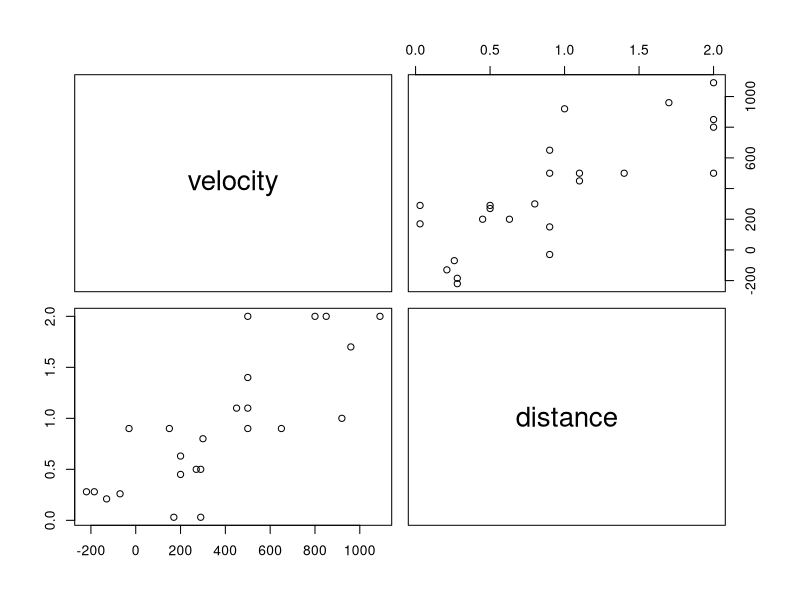
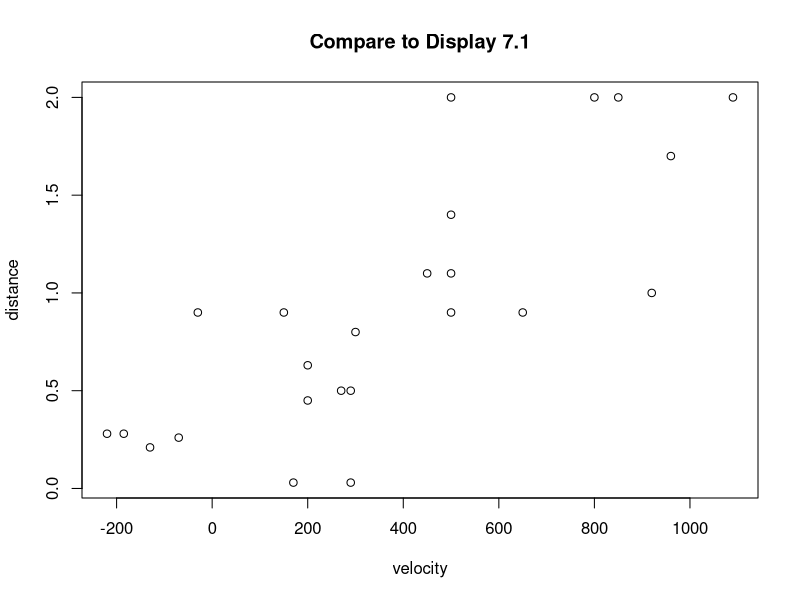
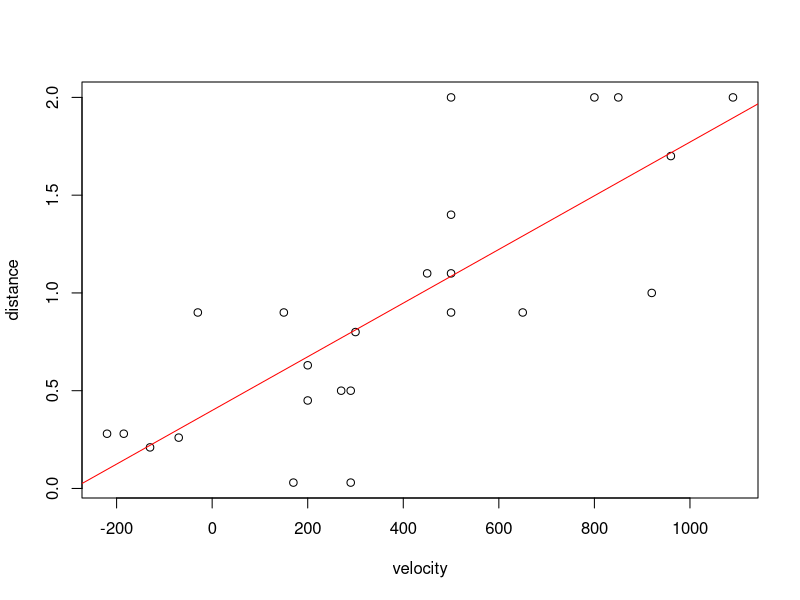
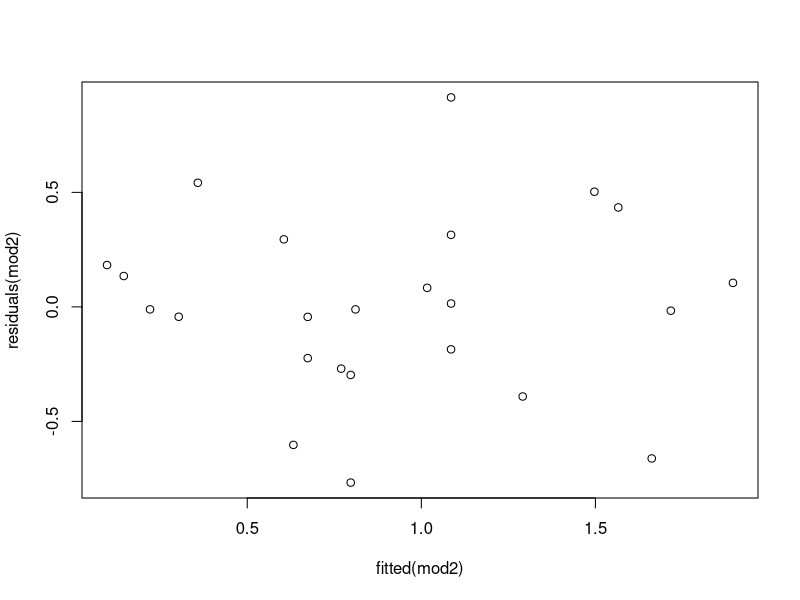
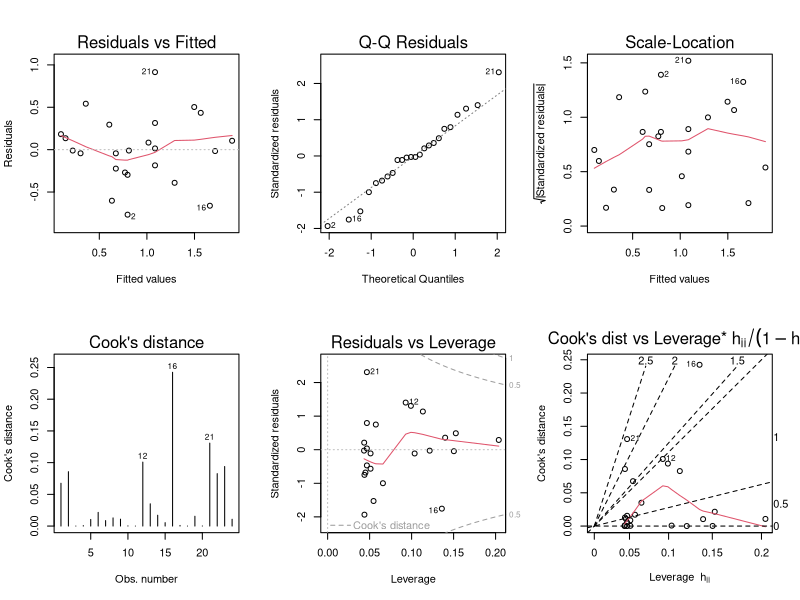
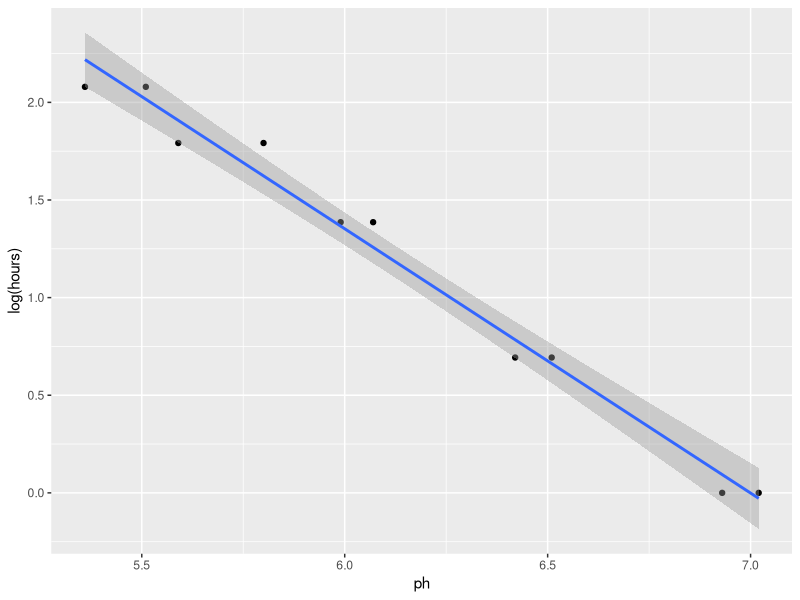
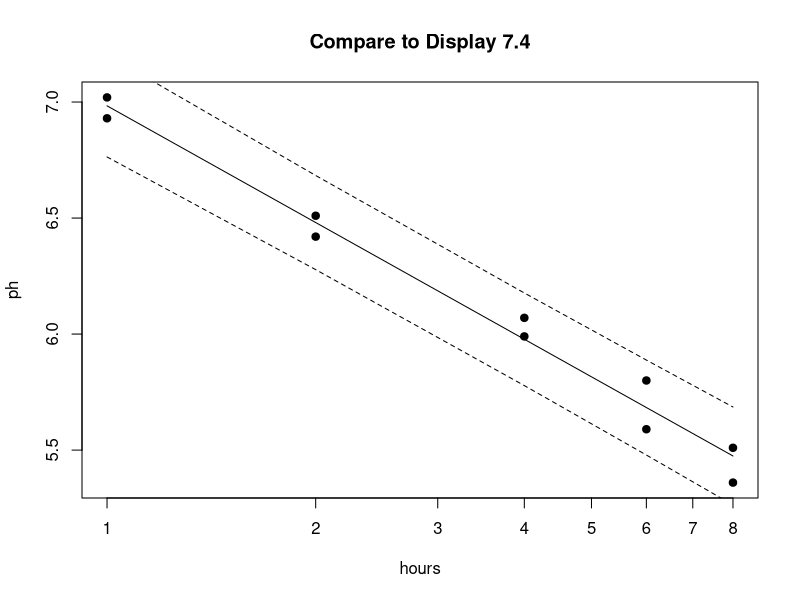

The R script that drew these images, in order:
setwd("U:\\401A\\sleuth3csv") # or wherever your data are

library(ggplot2)

#######################################################
# Chapter 7                                         
#######################################################

case0701 = read.csv("case0701.csv")
names(case0701) = tolower(names(case0701))
summary(case0701) 
pairs(case0701)

plot(distance~velocity, case0701, main='Compare to Display 7.1')

mod = lm(distance~velocity, case0701)
summary(mod) # Compare to Display 7.9
confint(mod)
case0701$fit = predict(mod)
case0701$res = residuals(mod)
case0701 # Compare to Display 7.8

plot(distance~velocity, case0701)
abline(mod, col="red")

# centered explanatory variable regression
case0701$centered = with(case0701, velocity-mean(velocity)) # Automatically subtract the mean
case0701
mod2 = lm(distance~centered, case0701)
summary(mod2)

# Compare to Display 7.10 and 7.12
predict(mod2, interval="confidence")      # confidence interval for the mean
predict(mod2, interval="prediction")      # prediction interval for new data points

plot(residuals(mod2)~fitted(mod2))        # manual diagnostic plot
par(mfrow=c(2,3))
plot(mod2, 1:6, ask=F)                    # automatic diagnostic plots

# Sample correlation coefficient
cor.test(case0701$velocity,case0701$distance)






case0702 = read.csv("case0702.csv")
names(case0702) = tolower(names(case0702))
names(case0702)[1] = "hours" # To match the SAS code and book results

case0702 # Compare to Display 7.3

# Fit the simple linear regression model
mod = lm(ph ~ log(hours), case0702)

# This gets confidence band
ggplot(case0702, aes(x=ph, y=log(hours))) + geom_point() + geom_smooth(method='lm',formula=y~x)

# This gets prediction band
par(mfrow=c(1,1)) # Reset the plotting window
plot(ph~hours, case0702, log='x', main="Compare to Display 7.4", pch=19)
pred = predict(mod, interval="prediction")
lines(case0702$hours,pred[,1])
lines(case0702$hours,pred[,2], lty=2)
lines(case0702$hours,pred[,3], lty=2)
